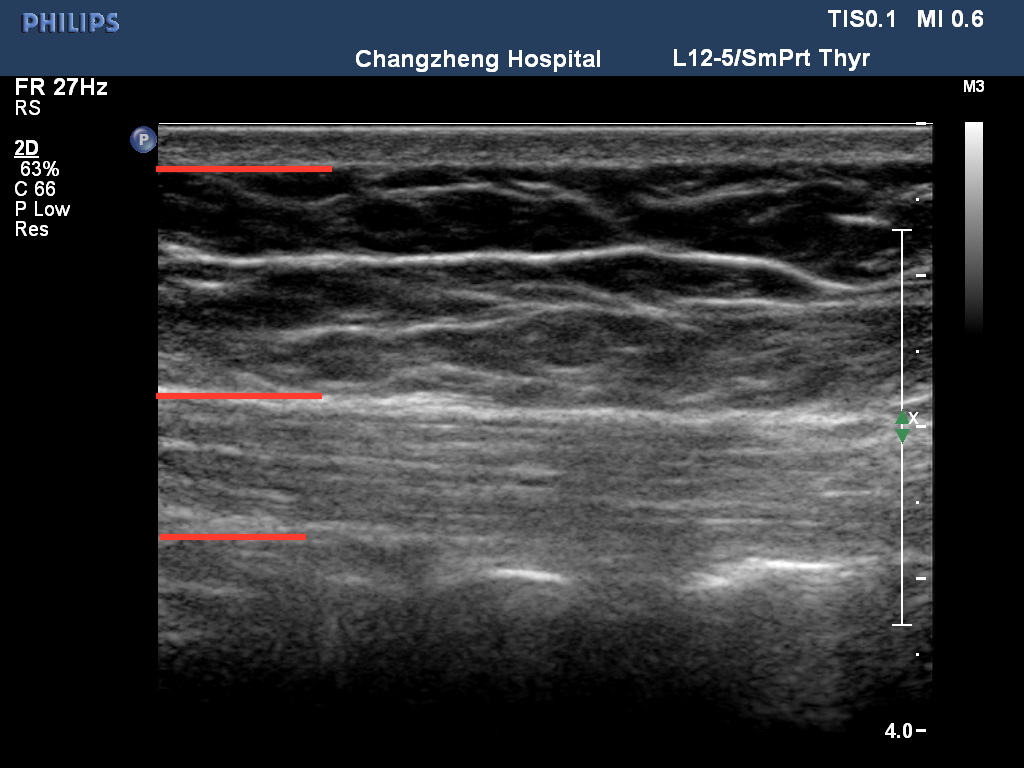
#> input picture image/5.jpg, 1024 x 768 px, found by its file name
$ python cv2_canny_edge_exercise1.py
#> lines starting #> are read from the running program, lines starting #| are printed output that depends on the picture
# ex2tron's blog:
# http://ex2tron.wang

import cv2
import numpy as np


def track_back(x):
    pass


img = cv2.imread(r'D:\TONG\PycharmProjects\ultrasound image\image\5.jpg', 0)
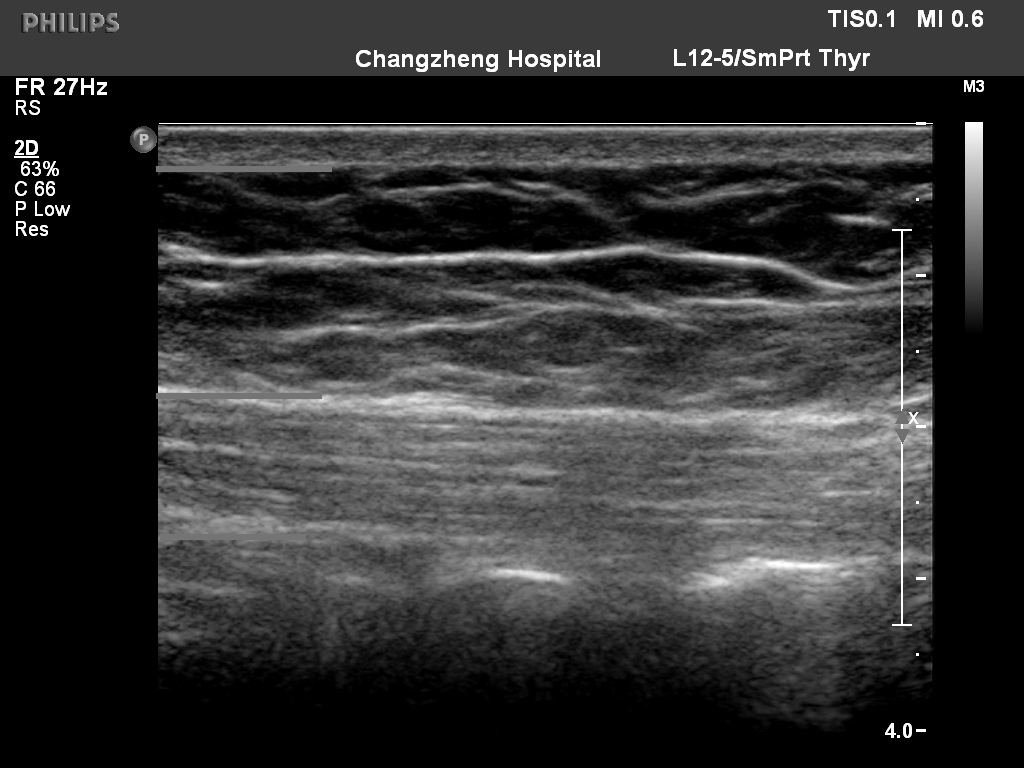
#> img: shape (768, 1024); min 0, max 255, mean 49.6
cv2.namedWindow('window')

# 创建滑动条
cv2.createTrackbar('maxVal', 'window', 100, 255, track_back)
cv2.createTrackbar('minVal', 'window', 200, 255, track_back)

while(True):
    # 获取滑动条的值
    max_val = cv2.getTrackbarPos('maxVal', 'window')
    min_val = cv2.getTrackbarPos('minVal', 'window')

    edges = cv2.Canny(img, min_val, max_val)
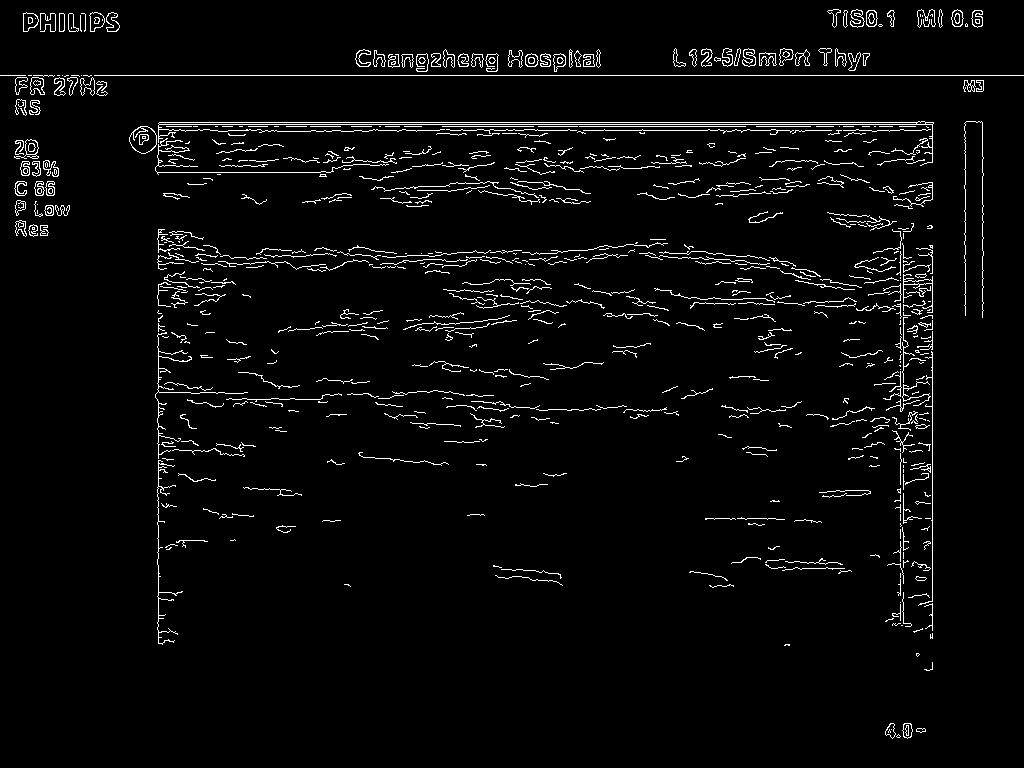
#> edges: shape (768, 1024); 3.5% white in thin lines or dots
    cv2.imshow('window', edges)

    # 按下ESC键退出
    if cv2.waitKey(30) == 27:
#> (key Esc is pressed here)
        break

$ run again, with image/1.jpg copied over image/5.jpg
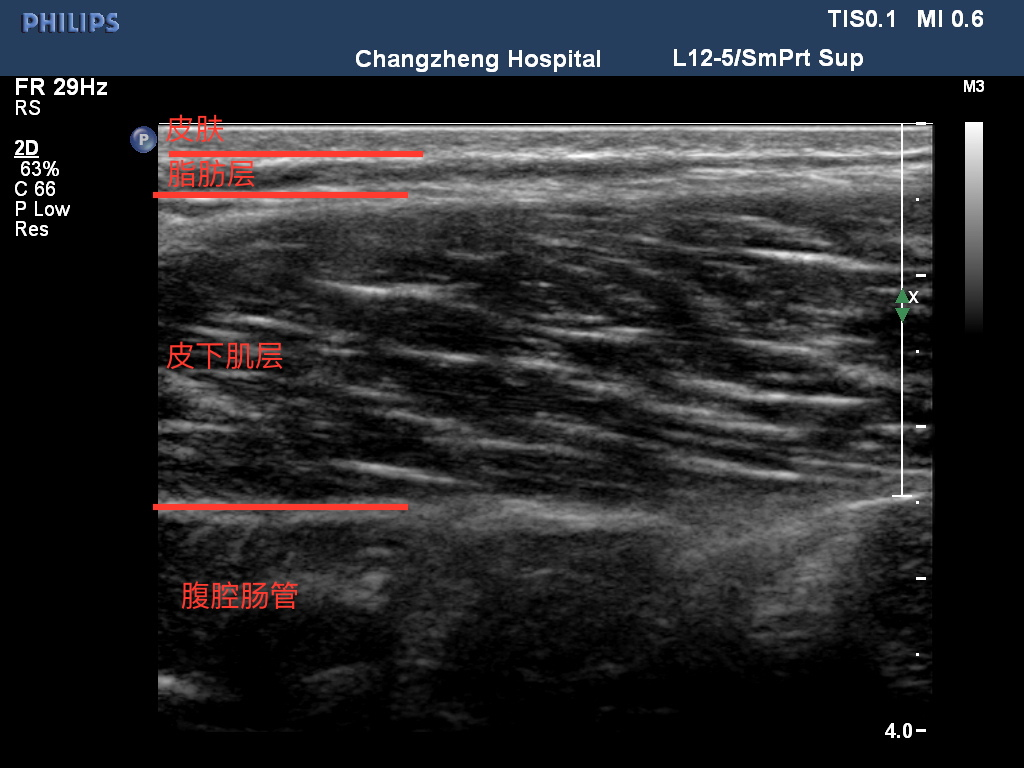
#> input picture image/1.jpg, 1024 x 768 px, found by its file name
#> `img = cv2.imread(r'D:\TONG\PycharmProjects\ultrasound image\image\5.jp..`:
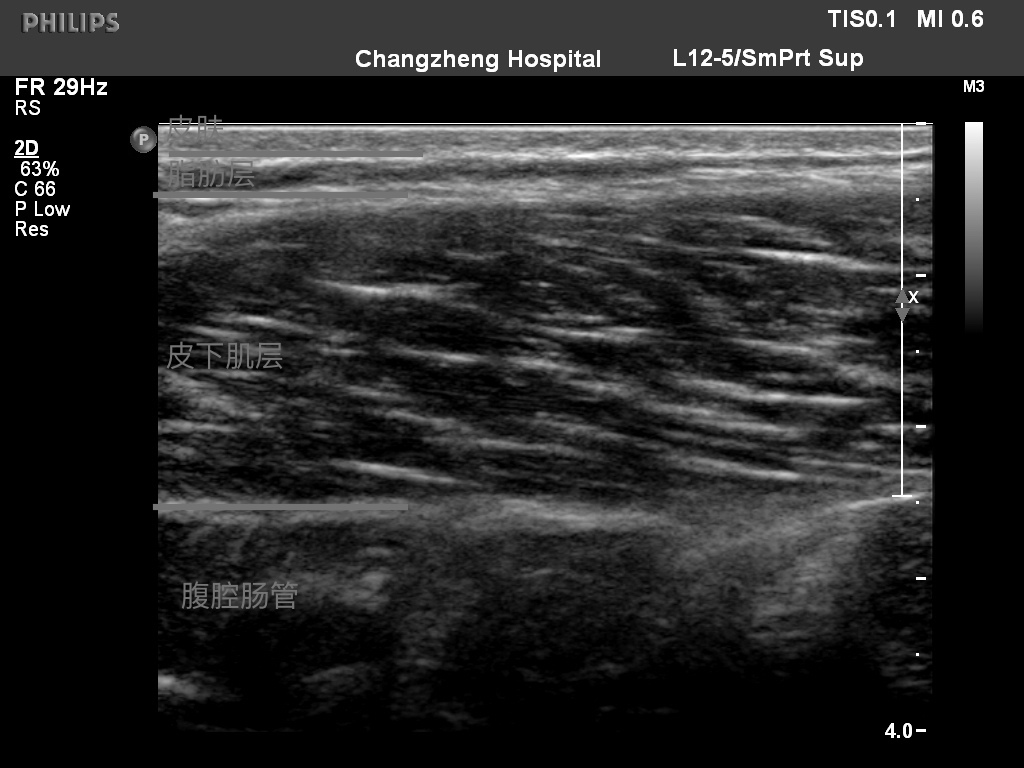
#> img: shape (768, 1024); min 0, max 255, mean 39.6
#> `edges = cv2.Canny(img, min_val, max_val)`:
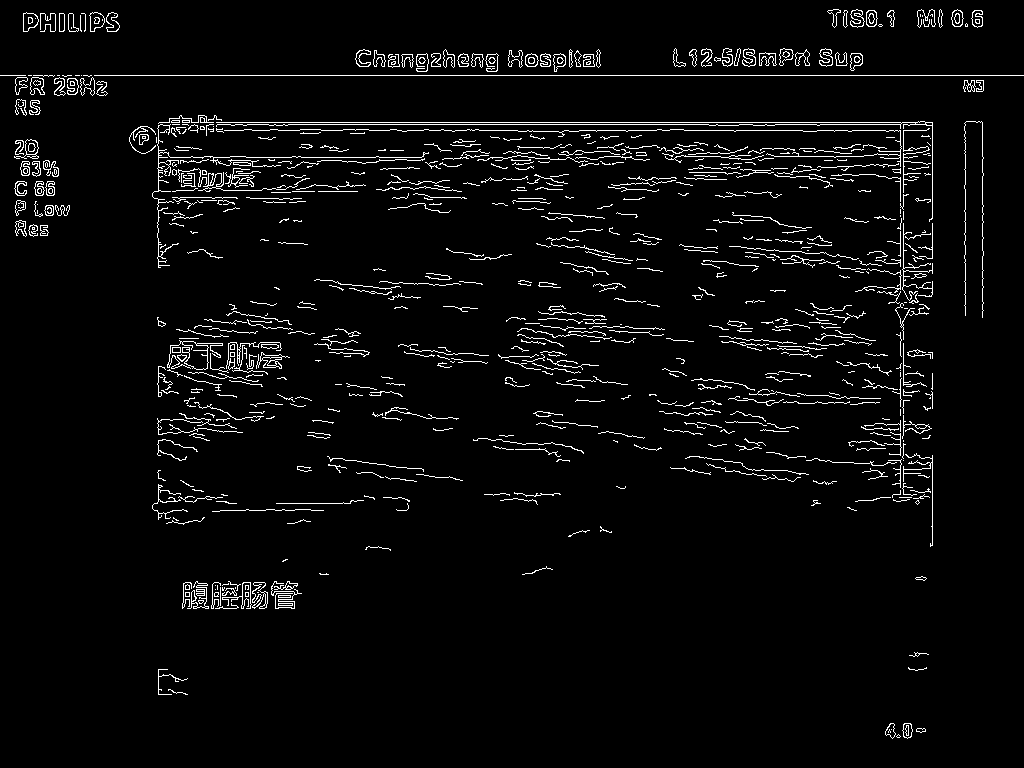
#> edges: shape (768, 1024); 3.9% white in thin lines or dots

$ run again, with image/10.jpg copied over image/5.jpg
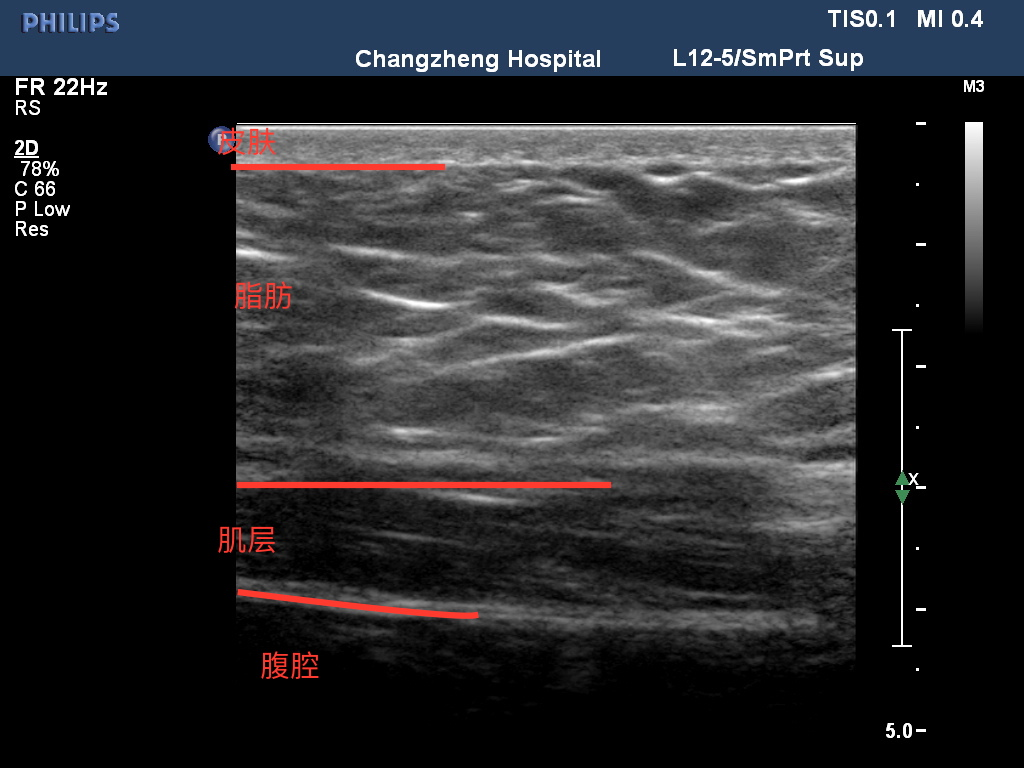
#> input picture image/10.jpg, 1024 x 768 px, found by its file name
#> `img = cv2.imread(r'D:\TONG\PycharmProjects\ultrasound image\image\5.jp..`:
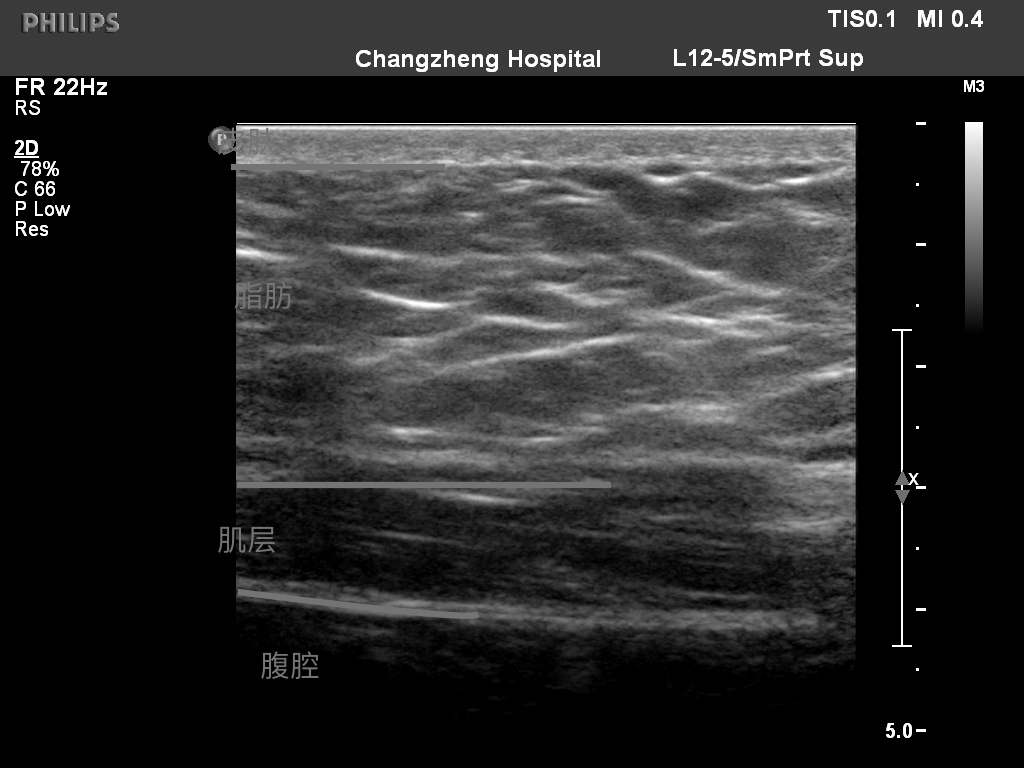
#> img: shape (768, 1024); min 0, max 255, mean 41.7
#> `edges = cv2.Canny(img, min_val, max_val)`:
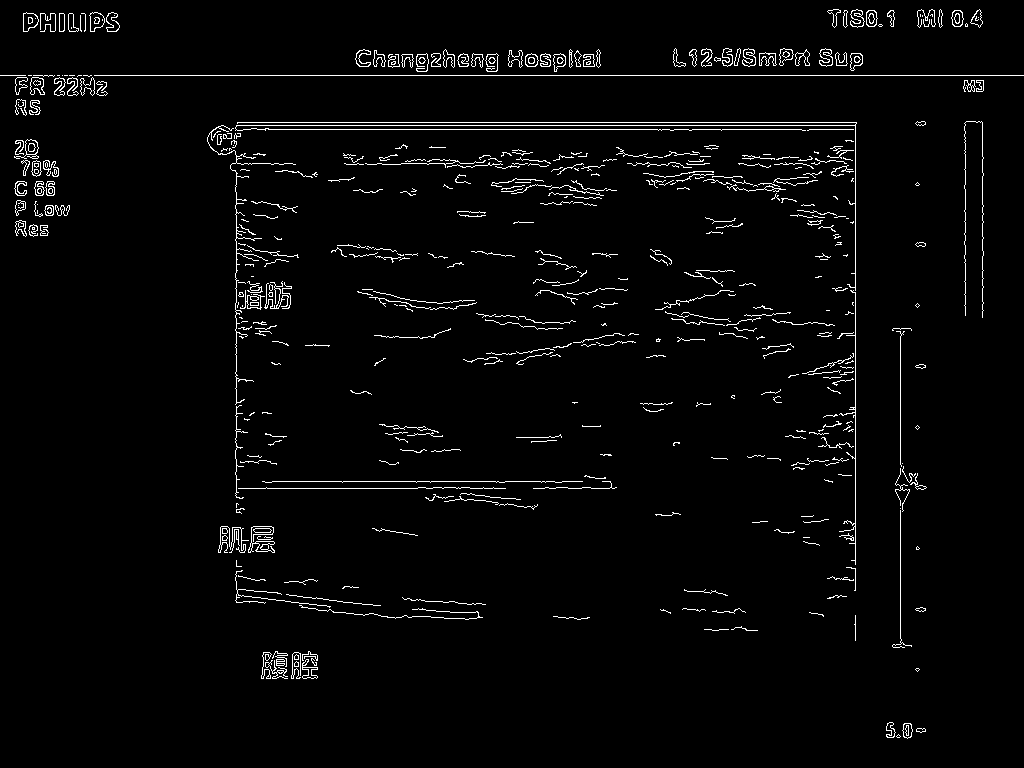
#> edges: shape (768, 1024); 2.7% white in thin lines or dots

$ run again, with image/11.jpg copied over image/5.jpg
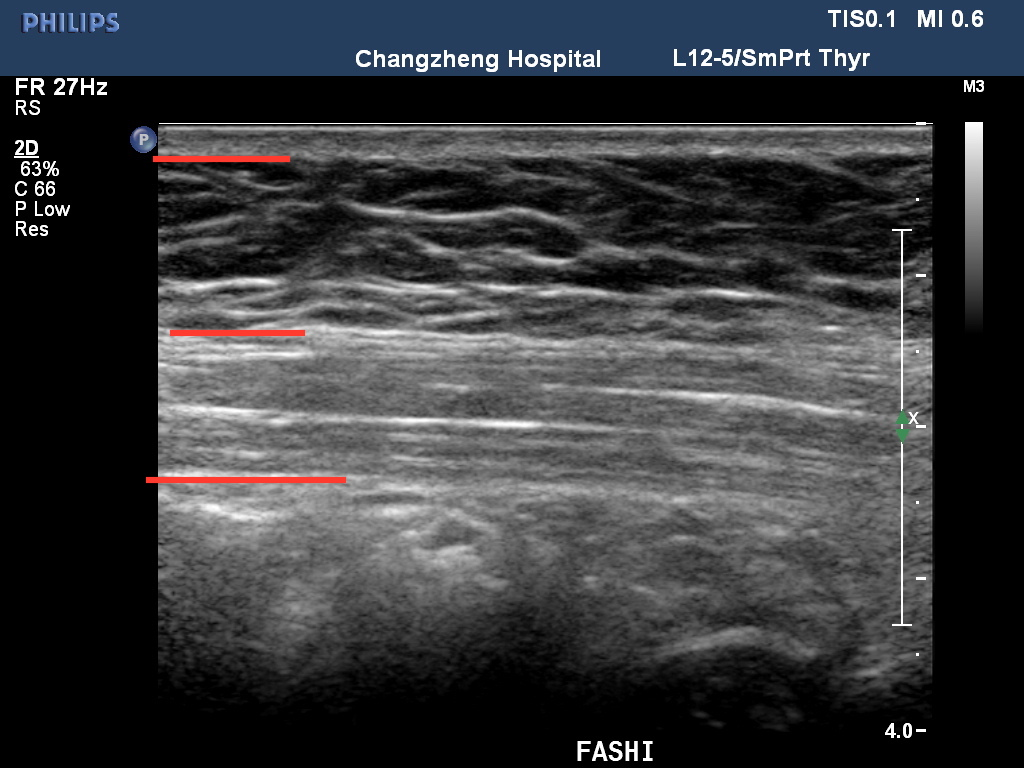
#> input picture image/11.jpg, 1024 x 768 px, found by its file name
#> `img = cv2.imread(r'D:\TONG\PycharmProjects\ultrasound image\image\5.jp..`:
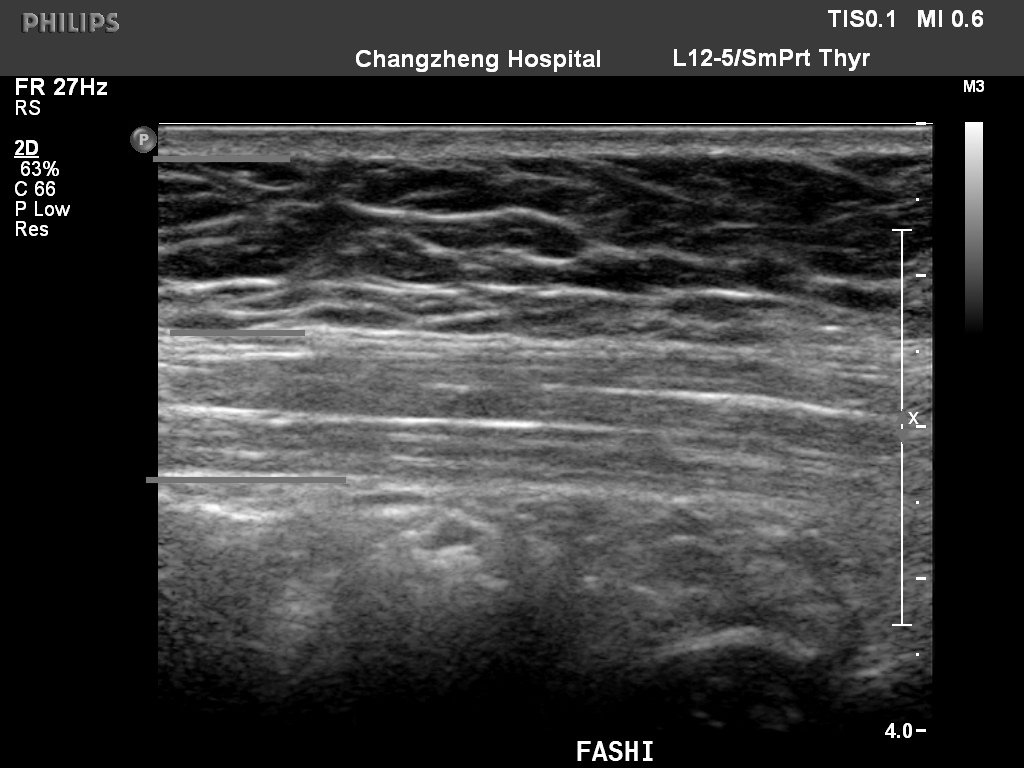
#> img: shape (768, 1024); min 0, max 255, mean 56.5
#> `edges = cv2.Canny(img, min_val, max_val)`:
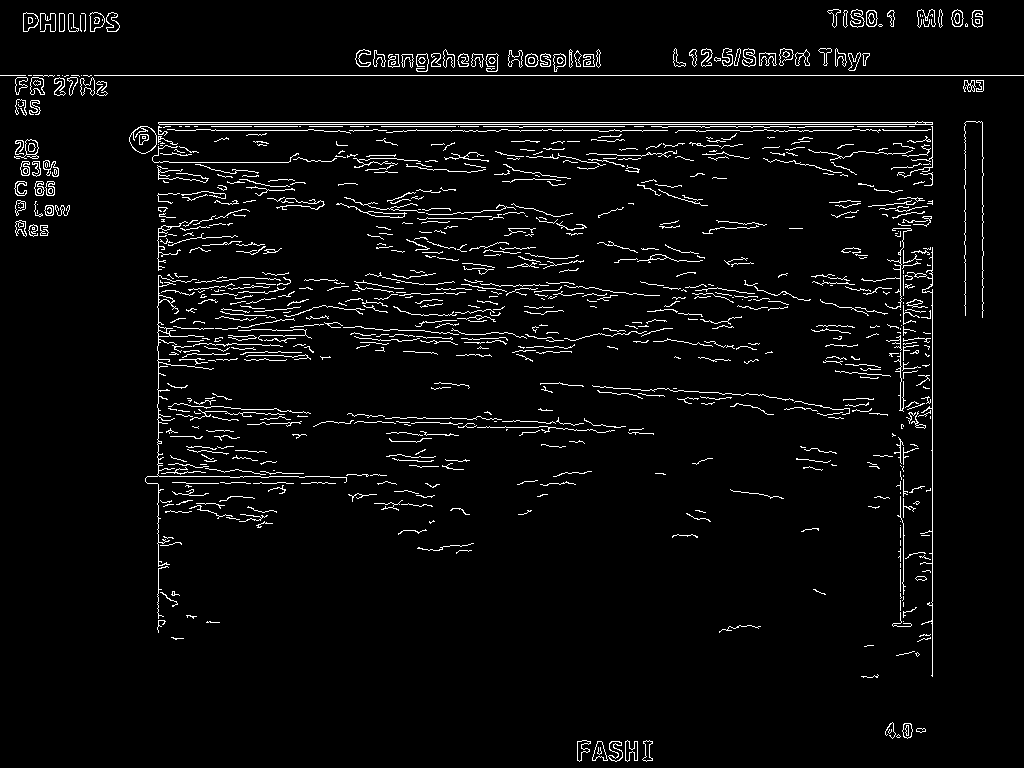
#> edges: shape (768, 1024); 4.1% white in thin lines or dots
